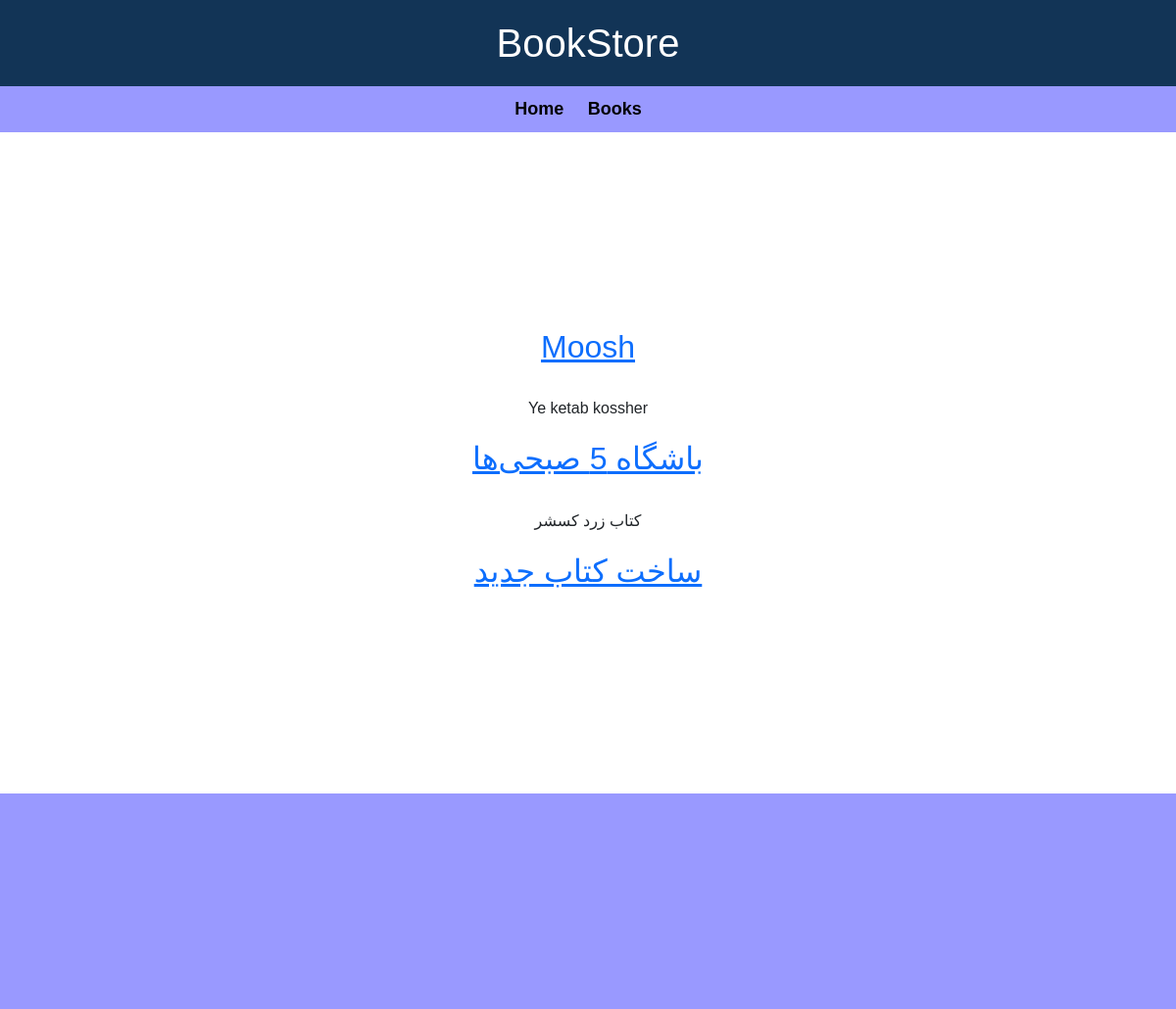
The page /books/ on the database as committed earlier.
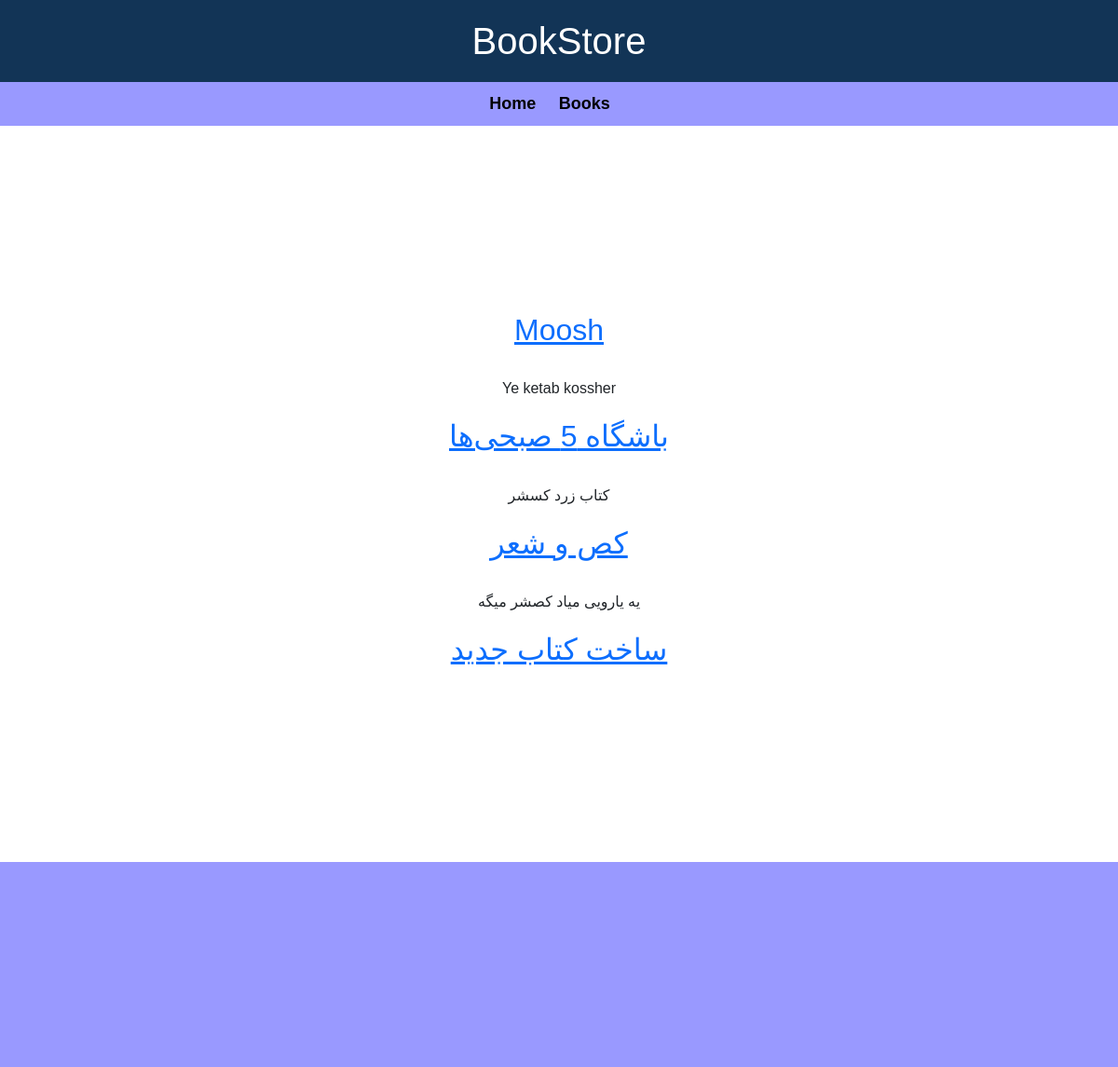
The same page on the database as committed later.
### books/models.py (models this page shows, shortened)
class Book(models.Model):
    title = models.CharField(max_length=200)
    author = models.CharField(max_length=200)
    content = models.TextField()
    price = models.DecimalField(max_digits=6, decimal_places=2)
    def get_absolute_url(self):
        return reverse('book_detail', args=[self.id])

### books/views.py (the view)
# urls.py: path('', views.BookListView.as_view(), name = 'book_list' ),
class BookListView(generic.ListView):
    model = Book
    template_name = 'book/book_list_view.html'
    context_object_name = 'books'

### books/templates/books/book_list.html (shortened to what this page needs)
{% extends '_base.html' %}
{% block content %}
{% for book in books%}
<a href = "{{book.get_absolute_url}}"><h2>{{book.title}}</h2></a>
<br>
<p>{{book.content}} </p>
{% endfor %}
<a href = "{% url 'create_book' %}"><h2>ساخت کتاب جدید</h2></a>
{% endblock%}

Rows that differ between the two databases and show on the page:
added Book: title "کص و شعر", content "یه یارویی میاد کصشر میگه"
